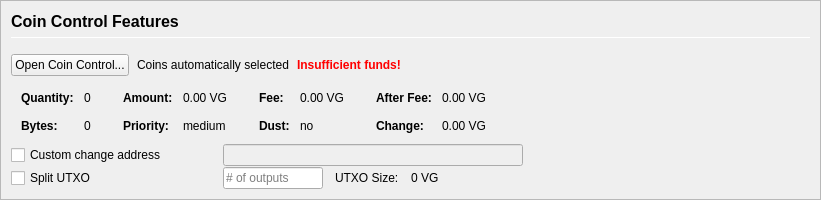
         <widget class="QFrame" name="frameCoinControl">
          <property name="sizePolicy">
           <sizepolicy hsizetype="Expanding" vsizetype="Expanding">
            <horstretch>0</horstretch>
            <verstretch>0</verstretch>
           </sizepolicy>
          </property>
          <property name="maximumSize">
           <size>
            <width>16777215</width>
            <height>16777215</height>
           </size>
          </property>
          <property name="frameShape">
           <enum>QFrame::StyledPanel</enum>
          </property>
          <property name="frameShadow">
           <enum>QFrame::Sunken</enum>
          </property>
          <layout class="QVBoxLayout" name="verticalLayoutCoinControl2">
           <property name="spacing">
            <number>0</number>
           </property>
           <property name="margin">
            <number>0</number>
           </property>
           <item>
            <widget class="QFrame" name="frameCoinControl_BG">
             <layout class="QVBoxLayout" name="verticalLayoutCoinControl" stretch="0,0,0,0,0,0">
              <property name="spacing">
               <number>1</number>
              </property>
              <property name="leftMargin">
               <number>10</number>
              </property>
              <property name="topMargin">
               <number>10</number>
              </property>
              <item>
               <layout class="QHBoxLayout" name="horizontalLayoutCoinControl1">
                <property name="bottomMargin">
                 <number>15</number>
                </property>
                <item>
                 <layout class="QVBoxLayout" name="verticalLayout_3">
                  <property name="spacing">
                   <number>6</number>
                  </property>
                  <item>
                   <widget class="QLabel" name="labelCoinControlFeatures">
                    <property name="sizePolicy">
                     <sizepolicy hsizetype="Preferred" vsizetype="Maximum">
                      <horstretch>0</horstretch>
                      <verstretch>0</verstretch>
                     </sizepolicy>
                    </property>
                    <property name="minimumSize">
                     <size>
                      <width>0</width>
                      <height>20</height>
                     </size>
                    </property>
                    <property name="font">
                     <font>
                      <pointsize>12</pointsize>
                      <weight>75</weight>
                      <bold>true</bold>
                     </font>
                    </property>
                    <property name="styleSheet">
                     <string notr="true">font-weight:bold;</string>
                    </property>
                    <property name="text">
                     <string>Coin Control Features</string>
                    </property>
                   </widget>
                  </item>
                  <item>
                   <widget class="Line" name="line">
                    <property name="minimumSize">
                     <size>
                      <width>0</width>
                      <height>1</height>
                     </size>
                    </property>
                    <property name="maximumSize">
                     <size>
                      <width>16777215</width>
                      <height>1</height>
                     </size>
                    </property>
                    <property name="orientation">
                     <enum>Qt::Horizontal</enum>
                    </property>
                   </widget>
                  </item>
                 </layout>
                </item>
               </layout>
              </item>
              <item>
               <layout class="QHBoxLayout" name="horizontalLayoutCoinControl2" stretch="0,0,0,0">
                <property name="spacing">
                 <number>8</number>
                </property>
                <property name="bottomMargin">
                 <number>10</number>
                </property>
                <item>
                 <widget class="QPushButton" name="pushButtonCoinControl">
                  <property name="styleSheet">
                   <string notr="true"/>
                  </property>
                  <property name="text">
                   <string>Open Coin Control...</string>
                  </property>
                  <property name="autoDefault">
                   <bool>false</bool>
                  </property>
                 </widget>
                </item>
                <item>
                 <widget class="QLabel" name="labelCoinControlAutomaticallySelected">
                  <property name="text">
                   <string>Coins automatically selected</string>
                  </property>
                  <property name="margin">
                   <number>5</number>
                  </property>
                 </widget>
                </item>
                <item>
                 <widget class="QLabel" name="labelCoinControlInsuffFunds">
                  <property name="font">
                   <font>
                    <weight>75</weight>
                    <bold>true</bold>
                   </font>
                  </property>
                  <property name="styleSheet">
                   <string notr="true">color:red;font-weight:bold;</string>
                  </property>
                  <property name="text">
                   <string>Insufficient funds!</string>
                  </property>
                  <property name="margin">
                   <number>5</number>
                  </property>
                 </widget>
                </item>
                <item>
                 <spacer name="horizontalSpacerCoinControl">
                  <property name="orientation">
                   <enum>Qt::Horizontal</enum>
                  </property>
                  <property name="sizeHint" stdset="0">
                   <size>
                    <width>40</width>
                    <height>1</height>
                   </size>
                  </property>
                 </spacer>
                </item>
               </layout>
              </item>
              <item>
               <widget class="QWidget" name="widgetCoinControl" native="true">
                <property name="sizePolicy">
                 <sizepolicy hsizetype="Preferred" vsizetype="Preferred">
                  <horstretch>0</horstretch>
                  <verstretch>0</verstretch>
                 </sizepolicy>
                </property>
                <property name="minimumSize">
                 <size>
                  <width>0</width>
                  <height>0</height>
                 </size>
                </property>
                <property name="styleSheet">
                 <string notr="true"/>
                </property>
                <layout class="QHBoxLayout" name="horizontalLayoutCoinControl5">
                 <property name="margin">
                  <number>0</number>
                 </property>
                 <item>
                  <layout class="QHBoxLayout" name="horizontalLayoutCoinControl3" stretch="0,0,0,1">
                   <property name="spacing">
                    <number>20</number>
                   </property>
                   <property name="topMargin">
                    <number>0</number>
                   </property>
                   <property name="bottomMargin">
                    <number>10</number>
                   </property>
                   <item>
                    <layout class="QFormLayout" name="formLayoutCoinControl1">
                     <property name="horizontalSpacing">
                      <number>10</number>
                     </property>
                     <property name="verticalSpacing">
                      <number>14</number>
                     </property>
                     <property name="leftMargin">
                      <number>10</number>
                     </property>
                     <property name="topMargin">
                      <number>4</number>
                     </property>
                     <property name="rightMargin">
                      <number>6</number>
                     </property>
                     <item row="0" column="0">
                      <widget class="QLabel" name="labelCoinControlQuantityText">
                       <property name="font">
                        <font>
                         <weight>75</weight>
                         <bold>true</bold>
                        </font>
                       </property>
                       <property name="text">
                        <string>Quantity:</string>
                       </property>
                       <property name="margin">
                        <number>0</number>
                       </property>
                      </widget>
                     </item>
                     <item row="0" column="1">
                      <widget class="QLabel" name="labelCoinControlQuantity">
                       <property name="cursor">
                        <cursorShape>IBeamCursor</cursorShape>
                       </property>
                       <property name="contextMenuPolicy">
                        <enum>Qt::ActionsContextMenu</enum>
                       </property>
                       <property name="text">
                        <string notr="true">0</string>
                       </property>
                       <property name="margin">
                        <number>0</number>
                       </property>
                       <property name="textInteractionFlags">
                        <set>Qt::LinksAccessibleByMouse|Qt::TextSelectableByKeyboard|Qt::TextSelectableByMouse</set>
                       </property>
                      </widget>
                     </item>
                     <item row="1" column="0">
                      <widget class="QLabel" name="labelCoinControlBytesText">
                       <property name="font">
                        <font>
                         <weight>75</weight>
                         <bold>true</bold>
                        </font>
                       </property>
                       <property name="text">
                        <string>Bytes:</string>
                       </property>
                      </widget>
                     </item>
                     <item row="1" column="1">
                      <widget class="QLabel" name="labelCoinControlBytes">
                       <property name="cursor">
                        <cursorShape>IBeamCursor</cursorShape>
                       </property>
                       <property name="contextMenuPolicy">
                        <enum>Qt::ActionsContextMenu</enum>
                       </property>
                       <property name="text">
                        <string notr="true">0</string>
                       </property>
                       <property name="textInteractionFlags">
                        <set>Qt::LinksAccessibleByMouse|Qt::TextSelectableByKeyboard|Qt::TextSelectableByMouse</set>
                       </property>
                      </widget>
                     </item>
                    </layout>
                   </item>
                   <item>
                    <layout class="QFormLayout" name="formLayoutCoinControl2">
                     <property name="horizontalSpacing">
                      <number>10</number>
                     </property>
                     <property name="verticalSpacing">
                      <number>14</number>
                     </property>
                     <property name="leftMargin">
                      <number>6</number>
                     </property>
                     <property name="topMargin">
                      <number>4</number>
                     </property>
                     <property name="rightMargin">
                      <number>6</number>
                     </property>
                     <item row="0" column="0">
                      <widget class="QLabel" name="labelCoinControlAmountText">
                       <property name="font">
                        <font>
                         <weight>75</weight>
                         <bold>true</bold>
                        </font>
                       </property>
                       <property name="text">
                        <string>Amount:</string>
                       </property>
                       <property name="margin">
                        <number>0</number>
                       </property>
                      </widget>
                     </item>
                     <item row="0" column="1">
                      <widget class="QLabel" name="labelCoinControlAmount">
                       <property name="cursor">
                        <cursorShape>IBeamCursor</cursorShape>
                       </property>
                       <property name="contextMenuPolicy">
                        <enum>Qt::ActionsContextMenu</enum>
                       </property>
                       <property name="text">
                        <string notr="true">0.00 VG</string>
                       </property>
                       <property name="textInteractionFlags">
                        <set>Qt::LinksAccessibleByMouse|Qt::TextSelectableByKeyboard|Qt::TextSelectableByMouse</set>
                       </property>
                      </widget>
                     </item>
                     <item row="1" column="0">
                      <widget class="QLabel" name="labelCoinControlPriorityText">
                       <property name="font">
                        <font>
                         <weight>75</weight>
                         <bold>true</bold>
                        </font>
                       </property>
                       <property name="text">
                        <string>Priority:</string>
                       </property>
                      </widget>
                     </item>
                     <item row="1" column="1">
                      <widget class="QLabel" name="labelCoinControlPriority">
                       <property name="cursor">
                        <cursorShape>IBeamCursor</cursorShape>
                       </property>
                       <property name="contextMenuPolicy">
                        <enum>Qt::ActionsContextMenu</enum>
                       </property>
                       <property name="text">
                        <string>medium</string>
                       </property>
                       <property name="textInteractionFlags">
                        <set>Qt::LinksAccessibleByMouse|Qt::TextSelectableByKeyboard|Qt::TextSelectableByMouse</set>
                       </property>
                      </widget>
                     </item>
                    </layout>
                   </item>
                   <item>
                    <layout class="QFormLayout" name="formLayoutCoinControl3">
                     <property name="horizontalSpacing">
                      <number>10</number>
                     </property>
                     <property name="verticalSpacing">
                      <number>14</number>
                     </property>
                     <property name="leftMargin">
                      <number>6</number>
                     </property>
                     <property name="topMargin">
                      <number>4</number>
                     </property>
                     <property name="rightMargin">
                      <number>6</number>
                     </property>
                     <item row="0" column="0">
                      <widget class="QLabel" name="labelCoinControlFeeText">
                       <property name="font">
                        <font>
                         <weight>75</weight>
                         <bold>true</bold>
                        </font>
                       </property>
                       <property name="text">
                        <string>Fee:</string>
                       </property>
                       <property name="margin">
                        <number>0</number>
                       </property>
                      </widget>
                     </item>
                     <item row="0" column="1">
                      <widget class="QLabel" name="labelCoinControlFee">
                       <property name="cursor">
                        <cursorShape>IBeamCursor</cursorShape>
                       </property>
                       <property name="contextMenuPolicy">
                        <enum>Qt::ActionsContextMenu</enum>
                       </property>
                       <property name="text">
                        <string notr="true">0.00 VG</string>
                       </property>
                       <property name="textInteractionFlags">
                        <set>Qt::LinksAccessibleByMouse|Qt::TextSelectableByKeyboard|Qt::TextSelectableByMouse</set>
                       </property>
                      </widget>
                     </item>
                     <item row="1" column="0">
                      <widget class="QLabel" name="labelCoinControlLowOutputText">
                       <property name="font">
                        <font>
                         <weight>75</weight>
                         <bold>true</bold>
                        </font>
                       </property>
                       <property name="text">
                        <string>Dust:</string>
                       </property>
                      </widget>
                     </item>
                     <item row="1" column="1">
                      <widget class="QLabel" name="labelCoinControlLowOutput">
                       <property name="cursor">
                        <cursorShape>IBeamCursor</cursorShape>
                       </property>
                       <property name="contextMenuPolicy">
                        <enum>Qt::ActionsContextMenu</enum>
                       </property>
                       <property name="text">
                        <string>no</string>
                       </property>
                       <property name="textInteractionFlags">
                        <set>Qt::LinksAccessibleByMouse|Qt::TextSelectableByKeyboard|Qt::TextSelectableByMouse</set>
                       </property>
                      </widget>
                     </item>
                    </layout>
                   </item>
                   <item>
                    <layout class="QFormLayout" name="formLayoutCoinControl4">
                     <property name="horizontalSpacing">
                      <number>10</number>
                     </property>
                     <property name="verticalSpacing">
                      <number>14</number>
                     </property>
                     <property name="leftMargin">
                      <number>6</number>
                     </property>
                     <property name="topMargin">
                      <number>4</number>
                     </property>
                     <property name="rightMargin">
                      <number>6</number>
                     </property>
                     <item row="0" column="0">
                      <widget class="QLabel" name="labelCoinControlAfterFeeText">
                       <property name="font">
                        <font>
                         <weight>75</weight>
                         <bold>true</bold>
                        </font>
                       </property>
                       <property name="text">
                        <string>After Fee:</string>
                       </property>
                       <property name="margin">
                        <number>0</number>
                       </property>
                      </widget>
                     </item>
                     <item row="0" column="1">
                      <widget class="QLabel" name="labelCoinControlAfterFee">
                       <property name="cursor">
                        <cursorShape>IBeamCursor</cursorShape>
                       </property>
                       <property name="contextMenuPolicy">
                        <enum>Qt::ActionsContextMenu</enum>
                       </property>
                       <property name="text">
                        <string notr="true">0.00 VG</string>
                       </property>
                       <property name="textInteractionFlags">
                        <set>Qt::LinksAccessibleByMouse|Qt::TextSelectableByKeyboard|Qt::TextSelectableByMouse</set>
                       </property>
                      </widget>
                     </item>
                     <item row="1" column="0">
                      <widget class="QLabel" name="labelCoinControlChangeText">
                       <property name="font">
                        <font>
                         <weight>75</weight>
                         <bold>true</bold>
                        </font>
                       </property>
                       <property name="text">
                        <string>Change:</string>
                       </property>
                      </widget>
                     </item>
                     <item row="1" column="1">
                      <widget class="QLabel" name="labelCoinControlChange">
                       <property name="cursor">
                        <cursorShape>IBeamCursor</cursorShape>
                       </property>
                       <property name="contextMenuPolicy">
                        <enum>Qt::ActionsContextMenu</enum>
                       </property>
                       <property name="text">
                        <string notr="true">0.00 VG</string>
                       </property>
                       <property name="textInteractionFlags">
                        <set>Qt::LinksAccessibleByMouse|Qt::TextSelectableByKeyboard|Qt::TextSelectableByMouse</set>
                       </property>
                      </widget>
                     </item>
                    </layout>
                   </item>
                  </layout>
                 </item>
                </layout>
               </widget>
              </item>
              <item>
               <layout class="QHBoxLayout" name="horizontalLayoutCoinControl4">
                <property name="spacing">
                 <number>12</number>
                </property>
                <property name="sizeConstraint">
                 <enum>QLayout::SetDefaultConstraint</enum>
                </property>
                <property name="topMargin">
                 <number>0</number>
                </property>
                <property name="rightMargin">
                 <number>0</number>
                </property>
                <item>
                 <widget class="QCheckBox" name="checkBoxCoinControlChange">
                  <property name="sizePolicy">
                   <sizepolicy hsizetype="Preferred" vsizetype="Preferred">
                    <horstretch>0</horstretch>
                    <verstretch>0</verstretch>
                   </sizepolicy>
                  </property>
                  <property name="minimumSize">
                   <size>
                    <width>200</width>
                    <height>0</height>
                   </size>
                  </property>
                  <property name="maximumSize">
                   <size>
                    <width>200</width>
                    <height>16777215</height>
                   </size>
                  </property>
                  <property name="toolTip">
                   <string>If this is activated, but the change address is empty or invalid, change will be sent to a newly generated address.</string>
                  </property>
                  <property name="text">
                   <string>Custom change address</string>
                  </property>
                 </widget>
                </item>
                <item>
                 <widget class="QValidatedLineEdit" name="lineEditCoinControlChange">
                  <property name="enabled">
                   <bool>false</bool>
                  </property>
                  <property name="sizePolicy">
                   <sizepolicy hsizetype="Preferred" vsizetype="Preferred">
                    <horstretch>0</horstretch>
                    <verstretch>0</verstretch>
                   </sizepolicy>
                  </property>
                  <property name="minimumSize">
                   <size>
                    <width>300</width>
                    <height>0</height>
                   </size>
                  </property>
                 </widget>
                </item>
                <item>
                 <widget class="QLabel" name="labelCoinControlChangeLabel">
                  <property name="sizePolicy">
                   <sizepolicy hsizetype="Preferred" vsizetype="Preferred">
                    <horstretch>0</horstretch>
                    <verstretch>0</verstretch>
                   </sizepolicy>
                  </property>
                  <property name="minimumSize">
                   <size>
                    <width>100</width>
                    <height>0</height>
                   </size>
                  </property>
                  <property name="text">
                   <string/>
                  </property>
                  <property name="margin">
                   <number>3</number>
                  </property>
                 </widget>
                </item>
               </layout>
              </item>
              <item>
               <layout class="QHBoxLayout" name="horizontalLayoutCoinControl6">
                <property name="spacing">
                 <number>12</number>
                </property>
                <property name="rightMargin">
                 <number>0</number>
                </property>
                <item>
                 <widget class="QCheckBox" name="splitBlockCheckBox">
                  <property name="sizePolicy">
                   <sizepolicy hsizetype="Preferred" vsizetype="Preferred">
                    <horstretch>0</horstretch>
                    <verstretch>0</verstretch>
                   </sizepolicy>
                  </property>
                  <property name="minimumSize">
                   <size>
                    <width>200</width>
                    <height>0</height>
                   </size>
                  </property>
                  <property name="maximumSize">
                   <size>
                    <width>200</width>
                    <height>16777215</height>
                   </size>
                  </property>
                  <property name="text">
                   <string>Split UTXO</string>
                  </property>
                 </widget>
                </item>
                <item>
                 <widget class="QLineEdit" name="splitBlockLineEdit">
                  <property name="sizePolicy">
                   <sizepolicy hsizetype="Preferred" vsizetype="Preferred">
                    <horstretch>50</horstretch>
                    <verstretch>0</verstretch>
                   </sizepolicy>
                  </property>
                  <property name="minimumSize">
                   <size>
                    <width>100</width>
                    <height>0</height>
                   </size>
                  </property>
                  <property name="maximumSize">
                   <size>
                    <width>100</width>
                    <height>16777215</height>
                   </size>
                  </property>
                  <property name="placeholderText">
                   <string># of outputs</string>
                  </property>
                 </widget>
                </item>
                <item>
                 <widget class="QLabel" name="labelBlockSizeText">
                  <property name="text">
                   <string>UTXO Size:</string>
                  </property>
                 </widget>
                </item>
                <item>
                 <widget class="QLabel" name="labelBlockSize">
                  <property name="text">
                   <string>0 VG</string>
                  </property>
                 </widget>
                </item>
                <item>
                 <spacer name="horizontalSpacer_7">
                  <property name="orientation">
                   <enum>Qt::Horizontal</enum>
                  </property>
                  <property name="sizeHint" stdset="0">
                   <size>
                    <width>40</width>
                    <height>20</height>
                   </size>
                  </property>
                 </spacer>
                </item>
               </layout>
              </item>
              <item>
               <spacer name="verticalSpacerCoinControl">
                <property name="orientation">
                 <enum>Qt::Vertical</enum>
                </property>
                <property name="sizeHint" stdset="0">
                 <size>
                  <width>800</width>
                  <height>1</height>
                 </size>
                </property>
               </spacer>
              </item>
             </layout>
            </widget>
           </item>
          </layout>
         </widget>
